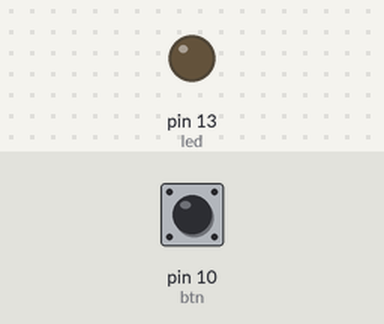
Bench run of a sketch on a simulated Arduino Uno, built with avr-gcc and run on an emulated ATmega328P. Shown: output pins drawn as LEDs (lit = HIGH). The inputs (shaded band) are chosen by the test bench; at power-on: pin 10 (btn) LOW.

Above: at 1.2 s.
1.3 s: pin 10 (btn) pulled HIGH for 0.15 s
At 3.0 s:
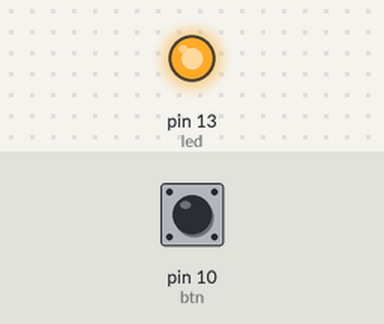
Timing chart, 0 to 10.4 s (numbered marks = the images above; inputs shaded):
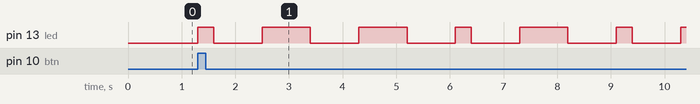

Measured:
- after the input at 1.3 s, pin 13 (led): LOW → HIGH at once, → LOW 0.30 s later, → HIGH 0.90 s later, → LOW 0.90 s later, … (13 changes in this stretch)

The sketch:

Blink_Name.ino
```cpp
// Define the pin numbers for LED and button
const int led = 13; // LED connected to pin 13
const int btn = 10; // Button connected to pin 10

// Function to set up initial configuration
void setup() {

  Serial.begin(9600); // Initialize serial communication

  pinMode(led, OUTPUT); // Set LED pin as output
  pinMode(btn, INPUT);  // Set button pin as input
}

// Function to emit a short Morse code signal (dot)
void dot() {
  digitalWrite(13, HIGH); // Turn on LED
  delay(300);       // Keep LED on for 300ms
  digitalWrite(13, LOW);  // Turn off LED
  delay(900);   // Delay after LED is off for 900ms
}

// Function to emit a long Morse code signal (dash)
void dash() {
  digitalWrite(13, HIGH); // Turn on LED
  delay(900);  // Keep LED on for 900ms
  digitalWrite(13, LOW);  // Turn off LED
  delay(900);  // Delay after LED is off for 900ms
}

// Function to convert a character to its Morse code representation
void create_morse(char alpha) {
  switch (alpha) {
      // Morse code patterns for letters
    case 'a':
    case 'A':
      dot();
      dash();
      break;
    case 'b':
    case 'B':
      dash();
      dot();
      dot();
      dot();
      break;
    case 'c':
    case 'C':
      dash();
      dot();
      dash();
      dot();
      break;
    case 'd':
    case 'D':
      dash();
      dot();
      dot();
      break;
    case 'e':
    case 'E':
      dot();
      break;
    case 'f':
    case 'F':
      dot();
      dot();
      dash();
      dot();
      break;
    case 'g':
    case 'G':
      dash();
      dash();
      dot();
      break;
    case 'h':
    case 'H':
      dot();
      dot();
      dot();
      dot();
      break;
    case 'i':
    case 'I':
      dot();
      dot();
      break;
    case 'j':
    case 'J':
      dot();
      dash();
      dash();
      dash();
      break;
    case 'k':
    case 'K':
      dash();
      dot();
      dash();
      break;
    case 'l':
    case 'L':
      dot();
      dash();
      dot();
      dot();
      break;
    case 'm':
    case 'M':
      dash();
      dash();
      break;
    case 'n':
    case 'N':
      dash();
      dot();
      break;
    case 'o':
    case 'O':
      dash();
      dash();
      dash();
      break;
    case 'p':
    case 'P':
      dot();
      dash();
      dash();
      dot();
      break;
    case 'q':
    case 'Q':
      dash();
      dash();
      dot();
      dash();
      break;
    case 'r':
    case 'R':
      dot();
      dash();
      dot();
      break;
    case 's':
    case 'S':
      dot();
      dot();
      dot();
      break;
    case 'u':
    case 'U':
      dot();
      dot();
      dash();
      break;
    case 'v':
    case 'V':
      dot();
      dot();
      dot();
      dash();
      break;
    case 'w':
    case 'W':
      dot();
      dash();
      dash();
      break;
    case 'x':
    case 'X':
      dash();
      dot();
      dot();
      dash();
      break;
    case 'y':
    case 'Y':
      dash();
      dot();
      dash();
      dash();
      break;
    case 'z':
    case 'Z':
      dash();
      dash();
      dot();
      dot();
      break;
    default: break; // Ignore non-letter characters
  }
}

// Main loop
void loop() {

  int val = digitalRead(btn); // Read button state

  if (val == HIGH) { //When button is pressed


char name[] = "tanya";  // Name to be converted to Morse code stored in char array. Can further be replaced by any name to be converted into morse code

// Convert and emit Morse code for each letter in the name
    for (int i = 0; i < sizeof(name); i++) {
      char alpha = name[i];
      create_morse(alpha);
    }
  } else

  {

 digitalWrite(13, LOW); // Turn off LED if button is not pressed

  }
}
```
